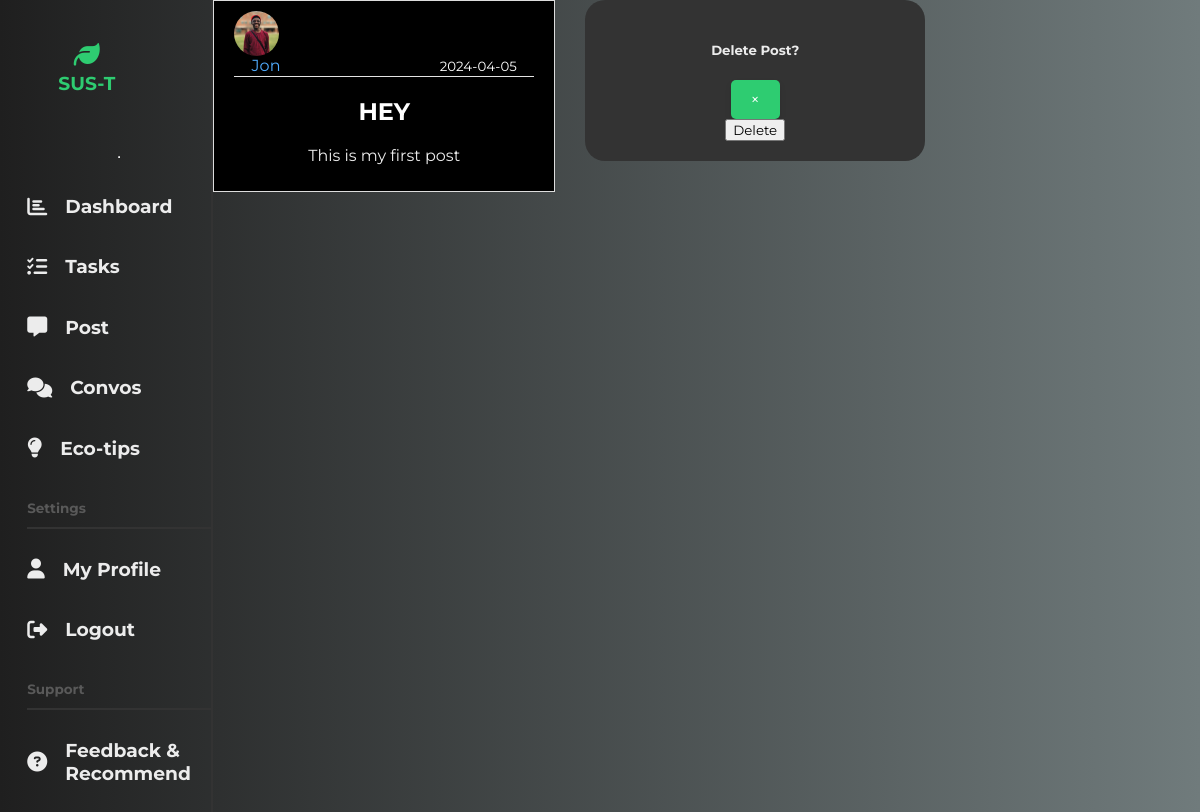
/post/1, run on the app's committed database.
### flaskapp/models.py (models this page shows, shortened)
class User(db.Model, UserMixin):
    id = db.Column(db.Integer, primary_key=True)
    username = db.Column(db.String(20), unique=True, nullable=False)
    email = db.Column(db.String(120), unique=True, nullable=False)
    image_file = db.Column(db.String(20), nullable=False,
                           default='default.jpg')
    password = db.Column(db.String(60), nullable=False)
    tasks = db.relationship('Task', backref='creator', lazy=True)
    posts = db.relationship('Post', backref='author', lazy=True)

class Post(db.Model):
    id = db.Column(db.Integer, primary_key=True)
    title = db.Column(db.String(100), nullable=False)
    date_posted = db.Column(db.DateTime, nullable=False, default=datetime.utcnow)
    content = db.Column(db.Text, nullable=False)
    user_id = db.Column(db.Integer, db.ForeignKey('user.id'), nullable=False)

### flaskapp/routes.py (the view)
@app.route("/post/<int:post_id>")
def post(post_id):
    post = Post.query.get_or_404(post_id)
    return render_template('post.html', title=post.title, post=post)

### flaskapp/Templates/post.html (shortened to what this page needs)
{% extends "layout.html" %}
{% block mainheader %}
<section class="content-section">
    <img class="rounded-circle article-img" src="{{ url_for('static', filename='images/' + post.author.image_file) }}">
    <div class="media-body">
      <div class="article-metadata">
        <a class="mr-2" href="#">{{ post.author.username }}</a>
        <small class="text-muted">{{ post.date_posted.strftime('%Y-%m-%d') }}</small>
      </div>
      <h2 class="article-title">{{ post.title }}</h2>
      <p class="article-content">{{ post.content }}</p>
    </div>
</section>
  <div class="modal fade" id="deleteModal" tabindex="-1" role="dialog" aria-labelledby="deleteModalLabel" aria-hidden="true">
    <div class="modal-dialog" role="document">
      <div class="modal-content">
        <div class="modal-header">
          <h5 class="modal-title" id="deleteModalLabel">Delete Post?</h5>
          <button type="button" class="close" data-dismiss="modal" aria-label="Close">
            <span aria-hidden="true">&times;</span>
          </button>
        </div>
        <div class="modal-footer">
          <form action="{{ url_for('delete_post', post_id=post.id) }}" method="POST">
            <input class="btn btn-danger" type="submit" value="Delete">
          </form>
        </div>
      </div>
    </div>
  </div>
{% endblock mainheader %}

### flaskapp/static/styles/profile.css (style rules this page uses)
* { font-family: "Montserrat", sans-serif; }
body { margin: 0; padding: 0; color: #ececec; background: #1f1f1f; }
main a { text-decoration: none; width: 70%; margin: 0; padding: 0; color: #333; }

### flaskapp/static/styles/dashboard.css (style rules this page uses)
* { font-family: "Montserrat", sans-serif; }
body { margin: 0; padding: 0; color: #ececec; background: #1f1f1f; }

### flaskapp/static/styles/convo.css (style rules this page uses)
body { background: #2ECC71; color: black; margin-top: 5rem; }
.content-section { background: black; padding: 10px 20px; border: 1px solid #dddddd; width: 25%; height: 100%; display: flex; text-align: center; flex-direction: column; justify-content: space-evenly; margin-right: 30px; }
.article-title { color: white; }
.article-content { white-space: pre-line; }
.article-img { height: 45px; width: 45px; border-radius: 50%; margin-right: 16px; }
.article-metadata { padding-bottom: 1px; margin-bottom: 4px; border-bottom: 1px solid #e3e3e3; color: white; }
.mr-2 { color: #50ACFE; margin-right: 155px; }

### flaskapp/static/styles/tasks.css (style rules this page uses)
* { font-family: "Montserrat", sans-serif; }
body { margin: 0; padding: 0; color: #ececec; background: linear-gradient(to left, #707B7C , #1f1f1f ); }
.modal { background: #333; padding: 20px; border-radius: 20px; width: 25%; height: 25%; text-align: center; display: flex; flex-direction: column; align-items: center; justify-content: space-evenly; color: #ececec; }

### flaskapp/static/styles/support.css (style rules this page uses)
button { padding: 10px 20px; font-size: 16px; background: #2ECC71; color: #fff; border: none; cursor: pointer; transition: all 0.3s ease-in-out; box-shadow: 0 4px 6px rgba(0, 0, 0, 0.1); border-radius: 5px; }

### data on the page
User: image_file (picture), author.username "Jon"
Post: date_posted "2024-04-05", title "HEY", content "This is my first post"
